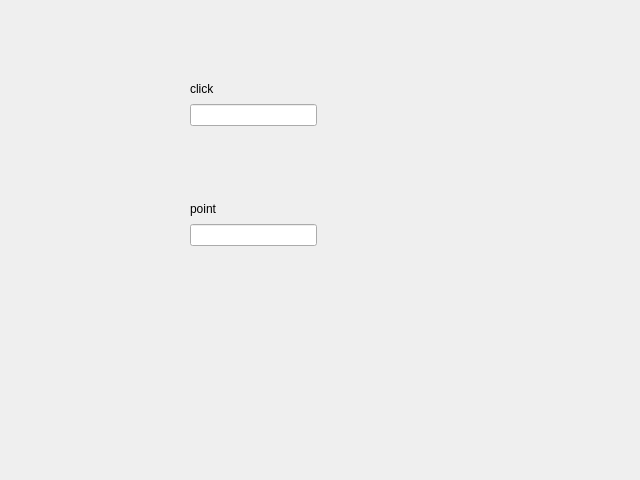
<?xml version="1.0" encoding="UTF-8"?>
<ui version="4.0">
 <class>Dialog</class>
 <widget class="QDialog" name="Dialog">
  <property name="geometry">
   <rect>
    <x>0</x>
    <y>0</y>
    <width>640</width>
    <height>480</height>
   </rect>
  </property>
  <property name="windowTitle">
   <string>Dialog</string>
  </property>
  <widget class="QWidget" name="widget" native="true">
   <property name="geometry">
    <rect>
     <x>170</x>
     <y>50</y>
     <width>171</width>
     <height>111</height>
    </rect>
   </property>
   <widget class="QWidget" name="">
    <property name="geometry">
     <rect>
      <x>20</x>
      <y>30</y>
      <width>127</width>
      <height>46</height>
     </rect>
    </property>
    <layout class="QVBoxLayout" name="verticalLayout">
     <item>
      <widget class="QLabel" name="label_2">
       <property name="text">
        <string>click</string>
       </property>
      </widget>
     </item>
     <item>
      <widget class="QLineEdit" name="clickLineEdit"/>
     </item>
    </layout>
   </widget>
  </widget>
  <widget class="QWidget" name="widget_2" native="true">
   <property name="geometry">
    <rect>
     <x>180</x>
     <y>180</y>
     <width>191</width>
     <height>91</height>
    </rect>
   </property>
   <widget class="QWidget" name="layoutWidget">
    <property name="geometry">
     <rect>
      <x>10</x>
      <y>20</y>
      <width>127</width>
      <height>46</height>
     </rect>
    </property>
    <layout class="QVBoxLayout" name="verticalLayout_2">
     <item>
      <widget class="QLabel" name="label_3">
       <property name="text">
        <string>point</string>
       </property>
      </widget>
     </item>
     <item>
      <widget class="QLineEdit" name="pointLineEdit"/>
     </item>
    </layout>
   </widget>
  </widget>
 </widget>
 <resources/>
 <connections/>
</ui>
